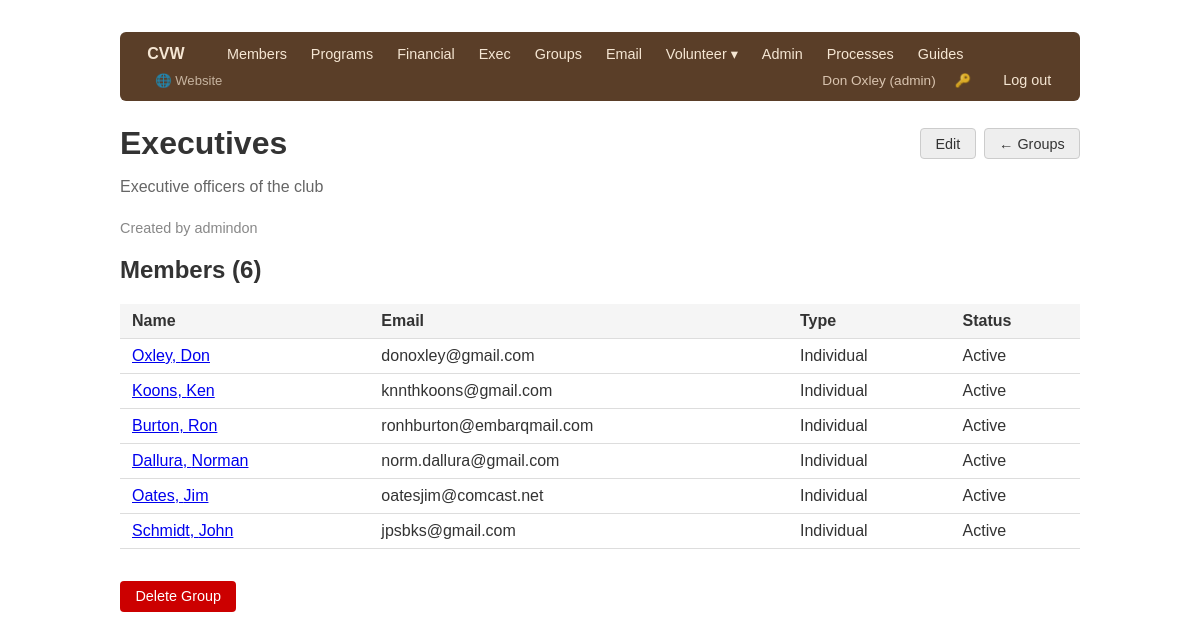
/groups/1 (signed in), run on the app's committed database.
### app/models/user.py (models this page shows, shortened)
class User(Base):
    __tablename__ = "users"
    id = Column(Integer, primary_key=True, index=True)
    username = Column(String, unique=True, nullable=False, index=True)
    full_name = Column(String, nullable=False)
    role = Column(String, nullable=False)       # see ROLES
    hashed_password = Column(String, nullable=False)
    active = Column(Boolean, default=True)
    must_change_password = Column(Boolean, default=False)
    member_id = Column(Integer, ForeignKey("members.id"), nullable=True)
    created_at = Column(DateTime, server_default=func.now())
    member = relationship("Member", backref="user_account")

### app/models/group.py (models this page shows, shortened)
class MemberGroup(Base):
    __tablename__ = "member_groups"
    id = Column(Integer, primary_key=True, index=True)
    name = Column(String, nullable=False, unique=True)
    description = Column(String)
    is_dynamic = Column(Boolean, default=False)
    filter_criteria = Column(String)   # JSON: {status, membership_type, dues_paid, skill_level, volunteer_interest}
    created_by = Column(String)
    created_at = Column(DateTime, server_default=func.now())
    updated_at = Column(DateTime, onupdate=func.now())
    members = relationship("Member", secondary=member_group_assoc, backref="groups")

### app/models/member.py (models this page shows)
class Member(Base):
    __tablename__ = "members"
    id = Column(Integer, primary_key=True, index=True)
    first_name = Column(String, nullable=False)
    last_name = Column(String, nullable=False)
    nickname = Column(String)
    email = Column(String, unique=True, index=True)
    birthday = Column(Date)
    significant_other = Column(String)
    address = Column(String)
    city = Column(String)
    state = Column(String)
    zip_code = Column(String)
    home_phone = Column(String)
    work_phone = Column(String)
    mobile_phone = Column(String)
    membership_type = Column(String)   # Individual, Family, Secondary/Affiliate
    skill_level = Column(String)       # Beginner, Intermediate, Advanced, Professional
    years_turning = Column(String)     # Less than 1, 1-3, 3-5, 5-10, 10-20, 20+
    status = Column(String, default="Prospective")  # Prospective, Active, Former
    dues_paid = Column(Boolean, default=False)
    dues_paid_date = Column(Date)
    dues_amount = Column(Float)
    donation = Column(Float)
    payment_method = Column(String)  # PayPal, Cash, CK, Check
    volunteer_interest = Column(Boolean)
    volunteer_area = Column(String)
    how_heard = Column(String)
    created_at = Column(DateTime, server_default=func.now())
    updated_at = Column(DateTime, onupdate=func.now())
    program_comments = relationship("ProgramComment", back_populates="member")

### app/routers/groups.py (the view)
@router.get("/{group_id}", response_class=HTMLResponse)
def group_detail(group_id: int, request: Request, _=view_auth, db: Session = Depends(get_db)):
    group = db.get(MemberGroup, group_id)
    if not group:
        raise HTTPException(status_code=404)
    members = resolve_members(group, db)
    return templates.TemplateResponse("groups/detail.html", {
        "request": request, "group": group, "resolved_members": members,
    })

### app/templates/groups/detail.html (shortened to what this page needs)
{% extends "base.html" %}
{% block content %}
{% set user = request.state.user %}
<div style="display:flex; justify-content:space-between; align-items:center; margin-bottom:1rem">
    <h1 style="margin:0">{{ group.name }}</h1>
    <div style="display:flex; gap:0.5rem">
        {% if user.role in ['membership','admin'] %}
        <a href="/groups/{{ group.id }}/edit" class="btn btn-secondary">Edit</a>
        {% endif %}
        <a href="/groups/" class="btn btn-secondary">← Groups</a>
    </div>
</div>
{% if group.description %}
<p style="color:#666; margin-bottom:1.5rem">{{ group.description }}</p>
{% endif %}
<p style="color:#888; font-size:0.9rem">Created by {{ group.created_by or '—' }}</p>
<h2>Members ({{ resolved_members|length }})</h2>
{% if resolved_members %}
<table>
    <thead>
        <tr><th>Name</th><th>Email</th><th>Type</th><th>Status</th></tr>
    </thead>
    <tbody>
    {% for m in resolved_members %}
    <tr>
        <td><a href="/members/{{ m.id }}">{{ m.last_name }}, {{ m.first_name }}</a></td>
        <td>{{ m.email or '—' }}</td>
        <td>{{ m.membership_type or '—' }}</td>
        <td>{{ m.status or '—' }}</td>
    </tr>
    {% endfor %}
    </tbody>
</table>
{% else %}
<p style="color:#888">No members in this group.</p>
{% endif %}
{% if user.role in ['membership','admin'] %}
<form method="post" action="/groups/{{ group.id }}/delete"
      onsubmit="return confirm('Delete group {{ group.name }}?')"
      style="margin-top:2rem">
    <button type="submit" class="btn" style="background:#c00;color:#fff">Delete Group</button>
</form>
{% endif %}
{% endblock %}

### app/templates/base.html (shortened to what this page needs)
<!DOCTYPE html>
<html lang="en">
<head>
</head>
<body>
<nav>
    <a href="/" class="nav-brand" style="text-decoration:none">CVW</a>
    {% if request.state.user %}
        {% set role = request.state.user.role %}
        {% if role in ['admin', 'exec', 'membership'] %}
            <a href="/members/">Members</a>
        {% endif %}
        {% if role in ['admin', 'exec', 'program'] %}
            <a href="/programs/">Programs</a>
        {% endif %}
        {% if role in ['admin', 'financial'] %}
            <a href="/financial/">Financial</a>
        {% endif %}
        {% if role in ['admin', 'exec'] %}
            <a href="/exec/">Exec</a>
        {% endif %}
        {% if role in ['admin', 'membership'] %}
            <a href="/groups/">Groups</a>
            <a href="/email/">Email</a>
        {% endif %}
        {% if role in ['admin', 'librarian'] %}
        <div class="nav-dropdown">
            <a href="#">Volunteer ▾</a>
        </div>
        {% endif %}
        {% if role == 'admin' %}
            <a href="/admin/">Admin</a>
        {% endif %}
        <a href="/processes/">Processes</a>
        <a href="/guides/">Guides</a>
        <a href="/site/" style="margin-left:0.5rem; opacity:0.7; font-size:0.82rem">🌐 Website</a>
        <div class="nav-right">
            <span class="nav-user">{{ request.state.user.full_name }} ({{ role }})</span>
            <a href="/change-password" title="Change password" style="font-size:0.82rem; opacity:0.8">🔑</a>
            <a href="/logout">Log out</a>
        </div>
    {% else %}
        <div class="nav-right"><a href="/login">Log in</a></div>
    {% endif %}
</nav>
{% block content %}{% endblock %}
</body>
</html>

### app/templates/base.html (style rules this page uses)
body { font-family: sans-serif; max-width: 960px; margin: 2rem auto; padding: 0 1rem; color: #333; }
nav { margin-bottom: 1.5rem; background: #5a3e28; padding: 0.5rem 1rem; border-radius: 6px; display: flex; align-items: center; gap: 0; flex-wrap: wrap; }
nav .nav-brand { color: #f5e6d3; font-weight: 700; font-size: 1rem; margin-right: 1.25rem; }
nav a { margin-right: 0.1rem; text-decoration: none; color: #f5e6d3; font-size: 0.9rem; padding: 0.3rem 0.7rem; border-radius: 4px; }
nav .nav-right { margin-left: auto; display: flex; align-items: center; gap: 0.5rem; }
.nav-dropdown { position: relative; display: inline-block; }
.nav-dropdown > a { margin-right: 0.1rem; }
nav .nav-user { color: #d9c4b0; font-size: 0.85rem; }
table { width: 100%; border-collapse: collapse; }
th, td { text-align: left; padding: 0.5rem 0.75rem; border-bottom: 1px solid #ddd; }
th { background: #f5f5f5; font-weight: 600; }
.btn { display: inline-block; padding: 0.4rem 0.9rem; border-radius: 4px; text-decoration: none; font-size: 0.9rem; border: 1px solid transparent; cursor: pointer; }
.btn-secondary { background: #eee; color: #333; border-color: #ccc; }
h1 { margin-bottom: 1rem; }

### data on the page
User: state.user.full_name "Don Oxley", role "admin"
MemberGroup: name "Executives", description "Executive officers of the club", created_by "admindon"
Member: last_name "Oxley", first_name "Don", email "donoxley@gmail.com", membership_type "Individual", status "Active"
Member: last_name "Koons", first_name "Ken", email "knnthkoons@gmail.com", membership_type "Individual", status "Active"
Member: last_name "Burton", first_name "Ron", email "ronhburton@embarqmail.com", membership_type "Individual", status "Active"
Member: last_name "Dallura", first_name "Norman", email "norm.dallura@gmail.com", membership_type "Individual", status "Active"
Member: last_name "Oates", first_name "Jim", email "oatesjim@comcast.net", membership_type "Individual", status "Active"
Member: last_name "Schmidt", first_name "John", email "jpsbks@gmail.com", membership_type "Individual", status "Active"

### other printed values
{{ resolved_members|length }} "6"
